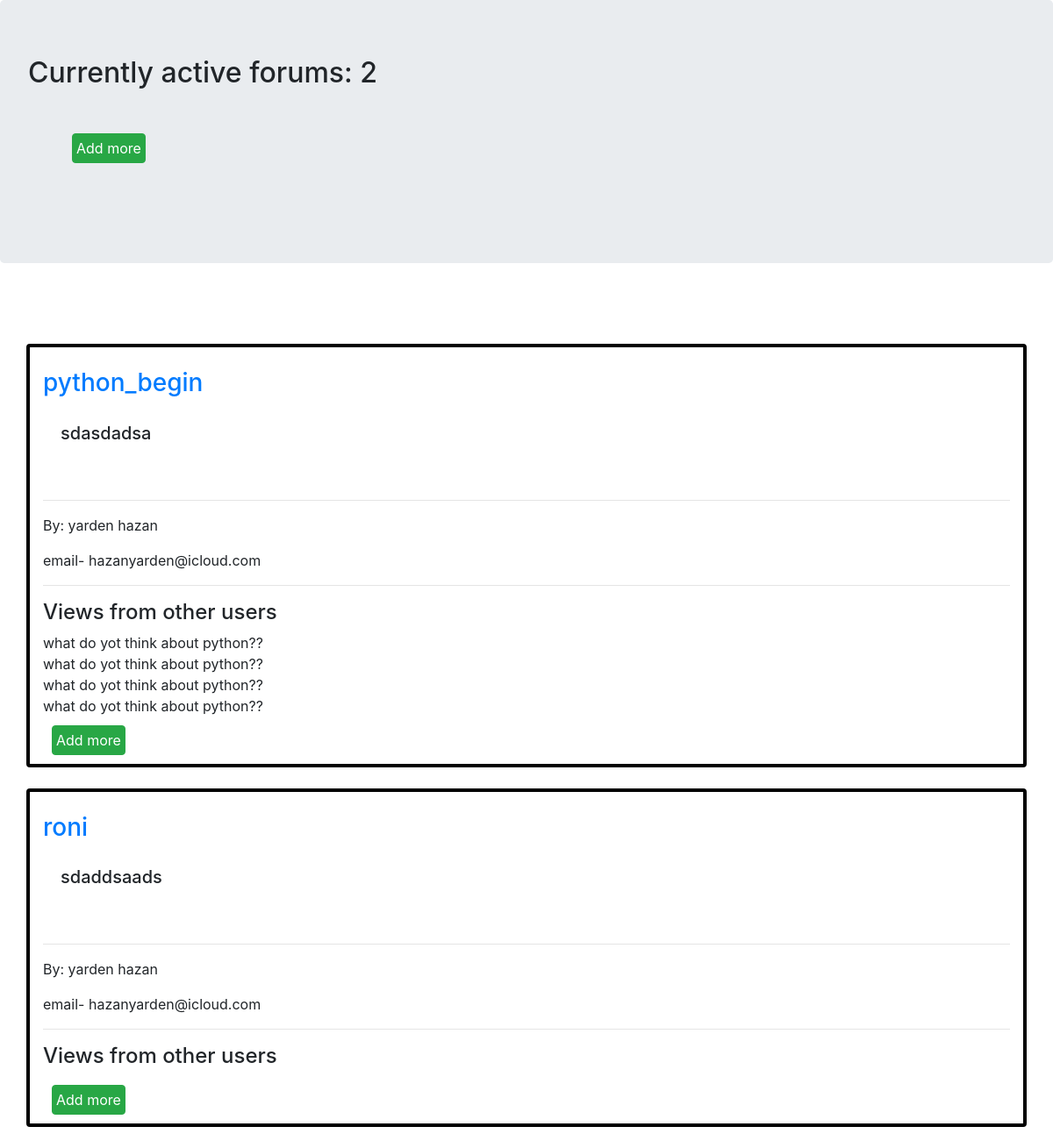
The app's page /Category/ThreadForum/, older data.
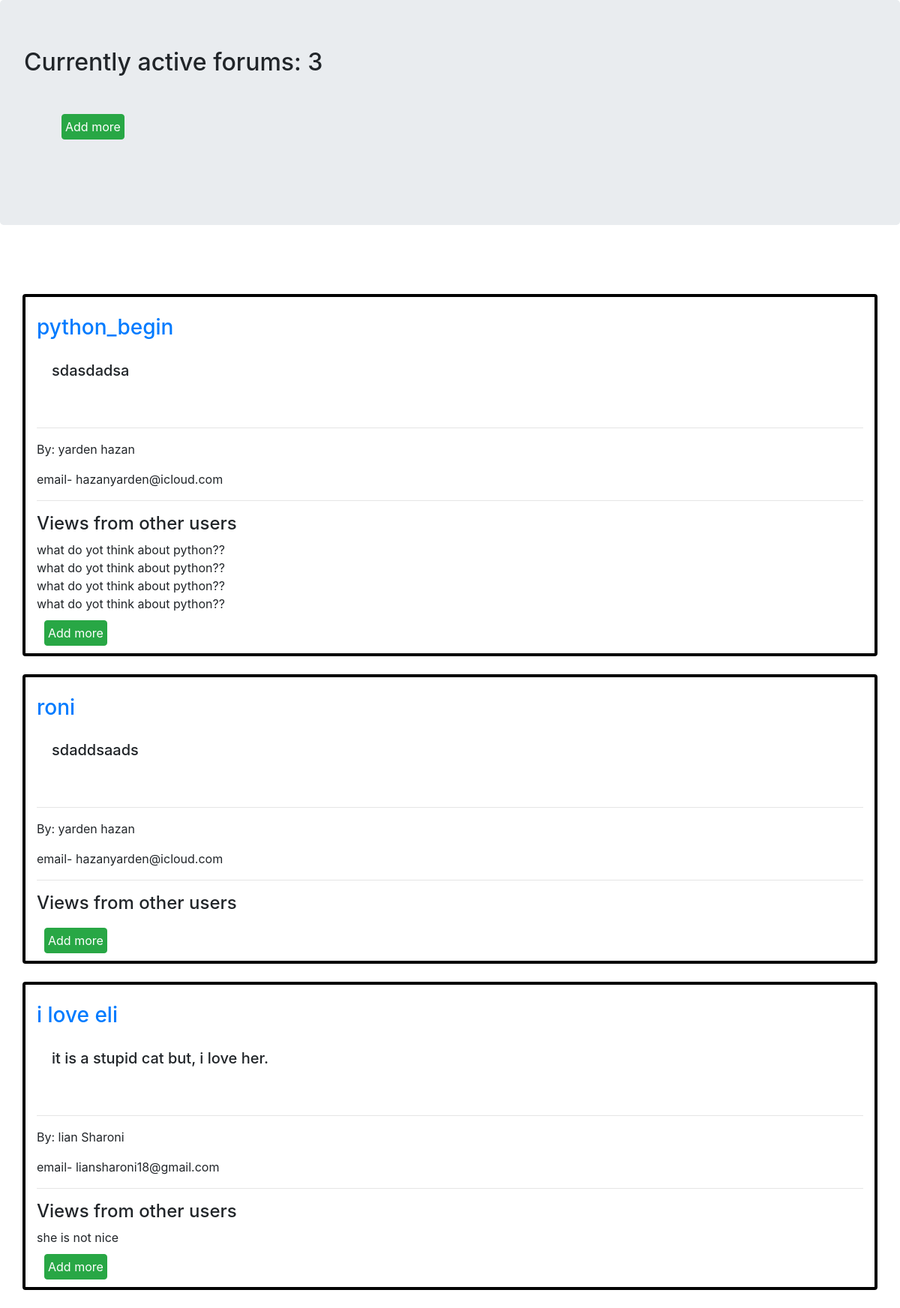
The same page, newer data.
### Discussion_Forum/models.py (models this page shows, shortened)
class forum(models.Model):
    name = models.CharField(max_length=200, default="anonymous")
    email = models.CharField(max_length=200, null=True)
    topic = models.CharField(max_length=300)
    description = models.CharField(max_length=1000, blank=True)
    link = models.CharField(max_length=100, null=True)
    date_created = models.DateTimeField(auto_now_add=True, null=True)

class Discussion(models.Model):
    forum = models.ForeignKey(forum, blank=True, on_delete=models.CASCADE)
    discuss = models.CharField(max_length=1000)

### Discussion_Forum/views.py (the view)
# urls.py: 2. Add a URL to urlpatterns:  path('', views.home, name='home')
def home(request):
    forums = forum.objects.all()
    count = forums.count()
    discussions = []
    for i in forums:
        discussions.append(i.discussion_set.all())
    context = {'forums': forums,
               'count': count,
               'discussions': discussions}
    return render(request, 'home.html', context)

### template/home.html (shortened to what this page needs)
{% load static %}
<!DOCTYPE html>
<html lang="en">
<head>
    <link rel="stylesheet" href="https://stackpath.bootstrapcdn.com/bootstrap/4.5.0/css/bootstrap.min.css"0>
</head>
<body>
<div>
        <h2 class="jumbotron">
            Currently active forums: {{count}}
            <form method="POST" action="{% url 'addInForum' %}">
            <button class="btn btn-success" style="width:fit-content; padding: 4px; margin:50px;">Add more</button>
            </form>
        </h2>
            <div class="card-columns" style="padding: 20px; margin: 20px;"></div>
            {%for forum in forums %}
                <div class="card box container">
                    <br>
                    <h5 class="card-title">
                        <a href='{{forum.link}}'><h3>{{forum.topic}}</h3></a>
                        <div class="card-body container">
                                <p>{{forum.description}}</p>
                            </h5>
                            <hr>
                            <p> By: {{forum.name}}</p>
                            email- {{forum.email}}
                            <hr>
                            <h4>Views from other users</h4>
                            {%for discuss in discussions%}
                            {%for objs in discuss%}
                            {% if objs.forum == forum %}
                               {{objs.discuss}}
                               <br>
                            {% endif %}
                            {%endfor%}
                            {%endfor%}
                            <form method="POST" action="{% url 'addInDiscussion' %}">
                            <button class="btn btn-success" style="width:fit-content; padding: 4px; margin:10px;">Add more</button>
                            </form>
                        </div>
                </div>
            <br>
            {%endfor%}
</body>
</html>

### template/home.html (style rules this page uses)
.box { border: 4px solid black; margin: 0 auto; }

Row changes from the older to the newer data that the page shows:
added forum: topic "i love eli", description "it is a stupid cat but, i love her.", name "lian Sharoni", email "liansharoni18@gmail.com"
added Discussion: discuss "she is not nice"
Text that changed along with them:
{{ count }}: "2" → "3"
